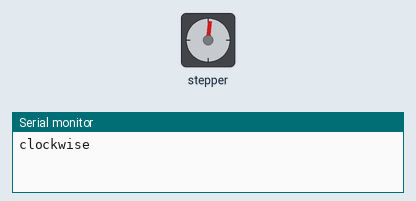
The sketch below on a simulated Arduino Uno, built with avr-gcc and run on an emulated ATmega328P. Shown: stepper motor, the last lines printed to the serial monitor. Stepper angles assume 300 steps per turn.

Above: at 0.05 s.
At 0.95 s:
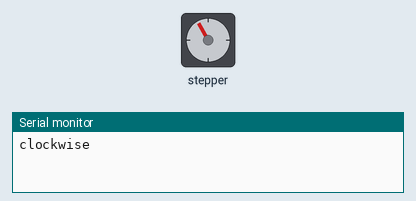
At 1.7 s:
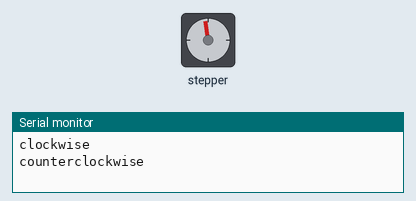
At 2.5 s:
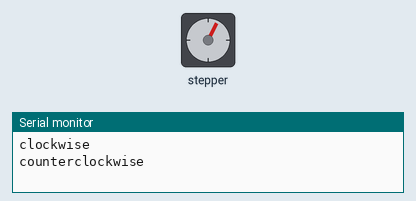
Timing chart, 0 to 6.9 s (numbered marks = the images above):
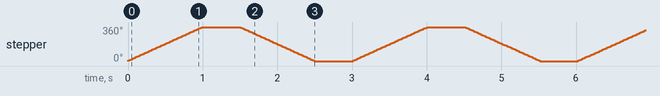

The sketch:

stepper_oneRevolution_modificado.ino
```cpp
/*
 Stepper Motor Control - one revolution

 This program drives a unipolar or bipolar stepper motor.
 The motor is attached to digital pins 8 - 11 of the Arduino.

 The motor should revolve one revolution in one direction, then
 one revolution in the other direction.


 Created 11 Mar. 2007
 Modified 30 Nov. 2009
 by Tom Igoe

 */

#include <Stepper.h>

const int stepsPerRevolution = 300;  // change this to fit the number of steps per revolution
                                     // for your motor

// initialize the stepper library on pins 8 through 11:
//Stepper myStepper(stepsPerRevolution, 9,11,8,10);

// Stepper myStepper(stepsPerRevolution,8,9,11,10);
// Stepper myStepper(stepsPerRevolution,8,10,9,11);
// Stepper myStepper(stepsPerRevolution,8,10,11,9);
// Stepper myStepper(stepsPerRevolution,8,11,9,10);
// Stepper myStepper(stepsPerRevolution,8,11,10,9);
// Stepper myStepper(stepsPerRevolution,9,8,10,11);
// Stepper myStepper(stepsPerRevolution,9,8,11,10);
// Stepper myStepper(stepsPerRevolution,9,10,8,11);
// Stepper myStepper(stepsPerRevolution,9,10,11,8);
// Stepper myStepper(stepsPerRevolution,9,11,8,10);
// Stepper myStepper(stepsPerRevolution,9,11,10,8);
// Stepper myStepper(stepsPerRevolution,10,8,9,11);
// Stepper myStepper(stepsPerRevolution,10,8,11,9);
// Stepper myStepper(stepsPerRevolution,10,9,8,11);
// Stepper myStepper(stepsPerRevolution,10,9,11,8);
// Stepper myStepper(stepsPerRevolution,10,11,8,9);
// Stepper myStepper(stepsPerRevolution,10,11,9,8);
// Stepper myStepper(stepsPerRevolution,11,8,9,10);
// Stepper myStepper(stepsPerRevolution,11,8,10,9);
// Stepper myStepper(stepsPerRevolution,11,9,8,10);
// Stepper myStepper(stepsPerRevolution,11,9,10,8);
// Stepper myStepper(stepsPerRevolution,11,10,8,9);
 Stepper myStepper(stepsPerRevolution,11,10,9,8);

void setup() {
  // set the speed at 60 rpm:
  myStepper.setSpeed(60);
  // initialize the serial port:
  Serial.begin(9600);
}

void loop() {
  // step one revolution  in one direction:
   Serial.println("clockwise");
  myStepper.step(stepsPerRevolution);
  delay(500);

   // step one revolution in the other direction:
  Serial.println("counterclockwise");
  myStepper.step(-stepsPerRevolution);
  delay(500);
}
```

Measured:
- by itself, stepper: turns 360° clockwise in 0.99 s, then 360° counter-clockwise in 0.99 s, repeating every 3.0 s
